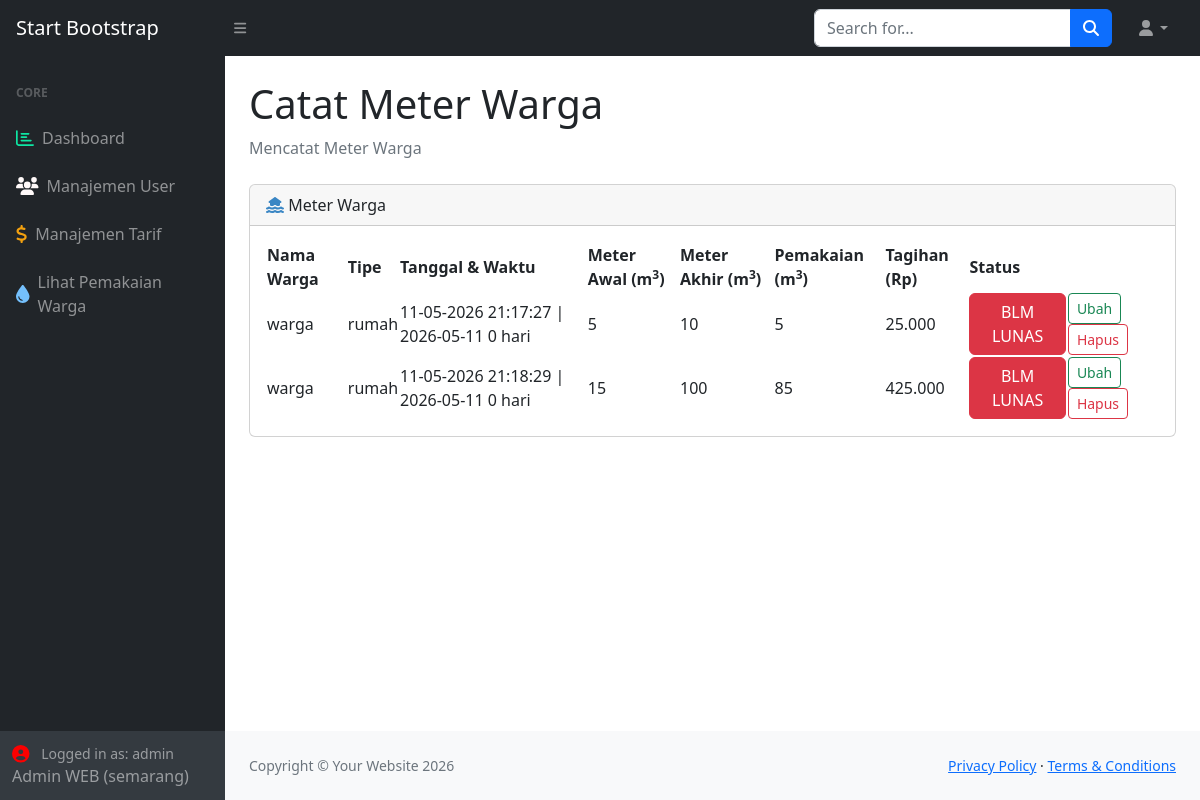
/login/index.php?p=catat_meter (signed in), run on the app's committed database.
### tables this page shows
CREATE TABLE `user` (
  `username` varchar(100) NOT NULL,
  `password` varchar(100) NOT NULL,
  `nama` varchar(200) NOT NULL,
  `alamat` text NOT NULL,
  `kota` varchar(50) NOT NULL,
  `tlp` varchar(100) NOT NULL,
  `level` varchar(50) NOT NULL,
  `tipe` char(5) NOT NULL,
  `status` varchar(10) NOT NULL
);

CREATE TABLE `pemakaian` (
  `no` int NOT NULL,
  `username` varchar(100) NOT NULL,
  `meter_awal` smallint NOT NULL,
  `meter_akhir` smallint NOT NULL,
  `pemakaian` smallint NOT NULL,
  `tgl` date NOT NULL,
  `waktu` time NOT NULL,
  `kd_tarif` varchar(10) NOT NULL,
  `tagihan` mediumint NOT NULL,
  `status` varchar(15) NOT NULL
);

### assets/func.php (called while the page is built, shortened)
<?php
class klas_air
{
    function koneksi()
    {
        $koneksi = mysqli_connect("localhost", "root","", "airdb");
        return $koneksi;
    }
    function dt_user($sesi_user)
    {
        $q = mysqli_query($this->koneksi(), "SELECT nama,kota,level FROM user WHERE username='$sesi_user'");
        $d = mysqli_fetch_row($q);
        return $d;
    }
    function tgl_walik($tgl)
    {
        $e = explode("-", $tgl);
        $tgl_baru = "$e[2]-$e[1]-$e[0]";
        return $tgl_baru;
    }
    function username_tipe($username)
    {
        $q = mysqli_query($this->koneksi(), "SELECT tipe FROM user WHERE username='$username'");
        $d = mysqli_fetch_row($q);
        return $d[0];
    }
}

### login/index.php (the view, shortened to what this page needs)
<?php
include '../assets/func.php';
$air = new klas_air;
$koneksi = $air->koneksi();
$dt_user = $air->dt_user($_SESSION['user']);
$level = $dt_user[2];
?>
<!DOCTYPE html>
<html lang="en">
<head>
    <link href="https://cdn.jsdelivr.net/npm/simple-datatables@7.1.2/dist/style.min.css" rel="stylesheet" />
    <link href="../css/styles.css" rel="stylesheet" />
</head>
<body class="sb-nav-fixed">
    <nav class="sb-topnav navbar navbar-expand navbar-dark bg-dark">
        <a class="navbar-brand ps-3" href="index.html">Start Bootstrap</a>
        <button class="btn btn-link btn-sm order-1 order-lg-0 me-4 me-lg-0" id="sidebarToggle" href="#!"><i class="fas fa-bars"></i></button>
        <form class="d-none d-md-inline-block form-inline ms-auto me-0 me-md-3 my-2 my-md-0">
            <div class="input-group">
                <input class="form-control" type="text" placeholder="Search for..." aria-label="Search for..." aria-describedby="btnNavbarSearch" />
                <button class="btn btn-primary" id="btnNavbarSearch" type="button"><i class="fas fa-search"></i></button>
            </div>
        </form>
        <ul class="navbar-nav ms-auto ms-md-0 me-3 me-lg-4">
            <li class="nav-item dropdown">
                <a class="nav-link dropdown-toggle" id="navbarDropdown" href="#" role="button" data-bs-toggle="dropdown" aria-expanded="false"><i class="fas fa-user fa-fw"></i></a>
            </li>
        </ul>
    </nav>
    <div id="layoutSidenav">
        <div id="layoutSidenav_nav">
            <nav class="sb-sidenav accordion sb-sidenav-dark" id="sidenavAccordion">
                <div class="sb-sidenav-menu">
                    <div class="nav">
                        <div class="sb-sidenav-menu-heading">Core</div>
                        <a class="nav-link" href="index.php">
                            <div class="sb-nav-link-icon"><i class="fa-regular fa-chart-bar fa-beat fa-lg" style="color: rgb(14, 230, 163);"></i></div>
                            Dashboard
                        </a>
                        <?php
                        if ($level == "admin") {
                        ?>
                            <a class="nav-link" href="index.php?p=user">
                                <div class="sb-nav-link-icon"><i class="fa-solid fa-users fa-beat fa-lg" style="color: rgb(255, 249, 249);"></i></div>
                                Manajemen User
                            </a>
                            <a class="nav-link" href="index.php?p=tarif">
                                <div class="sb-nav-link-icon"><i class="fa-solid fa-dollar-sign fa-flip fa-lg" style="color: rgb(243, 161, 15);"></i></div>
                                Manajemen Tarif
                            </a>
                            <a class="nav-link" href="index.php?p=catat_meter">
                                <div class="sb-nav-link-icon"><i class="fa-solid fa-droplet fa-bounce fa-lg" style="color: rgb(116, 192, 252);"></i></div>
                                Lihat Pemakaian Warga
                            </a>
                        <?php
                        }
                        ?>
                    </div>
                </div>
                <div class="sb-sidenav-footer">
                    <div class="small"><i class="fa-solid fa-circle-user fa-beat fa-lg me-2" style="color: rgb(252, 0, 0);"></i></i> Logged in as: <?php echo $dt_user[2] ?></div>
                    <?php echo $dt_user[0] . ' (' . $dt_user[1] . ')'; ?>
                </div>
            </nav>
        </div>
        <div id="layoutSidenav_content">
            <main>
                <div class="container-fluid px-4">
                    <?php
                    $e = explode("=", $_SERVER['REQUEST_URI']);
                    if (!empty($e[1])) {
                        if ($e[1] == "user" || $e[1] == "user_edit&user") {
                            $h1 = "Manajemen User";
                            $li = "Menu untuk CRUD User";
                        } elseif ($e[1] == "pemakaian_warga") {
                            $h1 = "Lihat Pemakaian Warga";
                            $li = "Lihat Data Pemakaian Air Warga";
                        } elseif ($e[1] == "pembayaran_warga") {
                            $h1 = "Lihat Pembayaran Warga";
                            $li = "Lihat Data Pembayaran Air Warga";
                        } elseif ($e[1] == "ubah_datameter_warga") {
                            $h1 = "Ubah Data Meter Warga";
                            $li = "Ubah Data Meter Air Warga";
                        } elseif ($e[1] == "tarif" || $e[1] == "tarif_edit&kd_tarif") {
                            $h1 = "Lihat Tarif Warga";
                            $li = "Lihat Tarif Pembayaran warga";
                        } elseif ($e[1] == "catat_meter" || $e[1] == "meter_edit&no") {
                            $h1 = "Catat Meter Warga";
                            $li = "Mencatat Meter Warga";
                        } elseif ($e[1] == "lihat_pemakaian") {
                            $h1 = "Lihat Pemakaian Air";
                            $li = "Lihat Pemakaian Air";
                        } elseif ($e[1] == "hasil_pemakaian") {
                            $h1 = "Hasil Pemakaian Warga";
                            $li = "Melihat Hasil pemakaian warga";
                        } elseif ($e[1] == "riwayat_pemakain") {
                            $h1 = "Riwayat Pemakain";
                            $li = "Melihat Riwayat Pemakaian";
                        } elseif ($e[1] == "tagihan_sendiri" || $e[1] == "tagihan_sendiri&no") {
                            $h1 = "Tagihan Air";
                            $li = "Melihat Tagihan Air";
                        } elseif ($e[1] == "irfan") {
                            $h1 = "Irfan Rifai";
                            $li = "4.31.24.2.15";
                        }
                    } else {
                        $h1 = "Dashboard";
                        $li = "Dashboard";
                    }
                    ?>
                    <h1 class="mt-4"><?php echo $h1 ?></h1>
                    <ol class="breadcrumb mb-4">
                        <li class="breadcrumb-item active"><?php echo $li ?></li>
                    </ol>
                    <div class="card mb-4" id="meter_list">
                        <div class="card-header">
                            <i class="fa-solid fa-house-flood-water fa-flip" style="color: rgb(58, 134, 196);"></i>
                            Meter Warga
                        </div>
                        <div class="card-body">
                            <table id="meter_table">
                                <thead>
                                    <tr>
                                        <th>Nama Warga</th>
                                        <th>Tipe</th>
                                        <th>Tanggal & Waktu</th>
                                        <th>Meter Awal (m<sup>3</sup>)</th>
                                        <th>Meter Akhir (m<sup>3</sup>)</th>
                                        <th>Pemakaian (m<sup>3</sup>)</th>
                                        <?php if ($dt_user[2] != "petugas") { ?>
                                            <th>Tagihan (Rp)</th>
                                        <?php } ?>
                                        <?php if ($dt_user[2] != "petugas") { ?>
                                            <th>Status</th>
                                        <?php } ?>
                                        <th></th>
                                    </tr>
                                </thead>
                                <tbody>
                                    <?php
                                    $q = mysqli_query($koneksi, "SELECT no,username,meter_awal,meter_akhir,pemakaian,tgl,waktu,tagihan,status FROM pemakaian ORDER BY tgl DESC, username ASC");
                                    while ($d = mysqli_fetch_row($q)) {
                                        $no = $d[0];
                                        $dt_user2 = $air->dt_user($d[1]);
                                        $nama = $dt_user2[0];
                                        $meter_awal = $d[2];
                                        $meter_akhir = $d[3];
                                        $pemakaian = $d[4];
                                        $tgl = $air->tgl_walik($d[5]);
                                        $waktu = $d[6];
                                        $level_login = $dt_user[2];
                                        $tagihan = $d[7];
                                        $statuspb = $d[8];
                                        $tgl_tabel = date_create($d[5]);
                                        $tgl_sekarang = date_create();
                                        $diff = date_diff($tgl_tabel, $tgl_sekarang);
                                        $selisih = $diff->days;
                                        $tipe = $air->username_tipe($d[1]);
                                        echo "<tr>
                                                    <td>$nama</td>
                                                    <td>$tipe</td>
                                                    <td>$tgl $waktu | " . date("Y-m-d") . " $selisih hari</td>
                                                    <td>$meter_awal</td>
                                                    <td>$meter_akhir</td>
                                                    <td>$pemakaian </td>";
                                        if ($dt_user[2] != "petugas") {
                                            echo "<td>" . number_format($tagihan, 0, ',', '.') . "</td>";
                                        }
                                        if ($dt_user[2] != "petugas") {
                                            if ($statuspb == "LUNAS") {
                                                $warna_btn = "btn-success";
                                            } else {
                                                $warna_btn = "btn-danger";
                                            }
                                            echo "<td><button type='button' class='btn $warna_btn'>$statuspb</button></td>";
                                        }
                                        if ($level_login == "admin" || $level_login == "bendahara") {
                                            echo "<td>
                                                        <a href=index.php?p=meter_edit&no=$no><button type=button class='btn btn-outline-success btn-sm'>Ubah</button></a>
                                                        <button type=button class='btn btn-outline-danger btn-sm' data-bs-toggle=modal data-bs-target=#trModal data-no=$no>Hapus</button>
                                                </td>";
                                        }
                                        echo "</tr>";
                                    }
                                    ?>
                                </tbody>
                            </table>
                        </div>
                    </div>
                </div>
            </main>
            <footer class="py-4 bg-light mt-auto">
                <div class="container-fluid px-4">
                    <div class="d-flex align-items-center justify-content-between small">
                        <div class="text-muted">Copyright &copy; Your Website 2026</div>
                        <div>
                            <a href="#">Privacy Policy</a>
                            &middot;
                            <a href="#">Terms &amp; Conditions</a>
                        </div>
                    </div>
                </div>
            </footer>
        </div>
    </div>
</body>
</html>

### data on the page
user: level "admin", nama "Admin WEB", kota "semarang"
pemakaian: user.nama "warga", username.tipe "rumah", tgl "11-05-2026", waktu "21:17:27", tgl "0", meter_awal "5", meter_akhir "10", pemakaian "5", tagihan "25.000", status "BLM LUNAS"
pemakaian: user.nama "warga", username.tipe "rumah", tgl "11-05-2026", waktu "21:18:29", tgl "0", meter_awal "15", meter_akhir "100", pemakaian "85", tagihan "425.000", status "BLM LUNAS"

### other printed values
$h1 "Catat Meter Warga"
$li "Mencatat Meter Warga"
